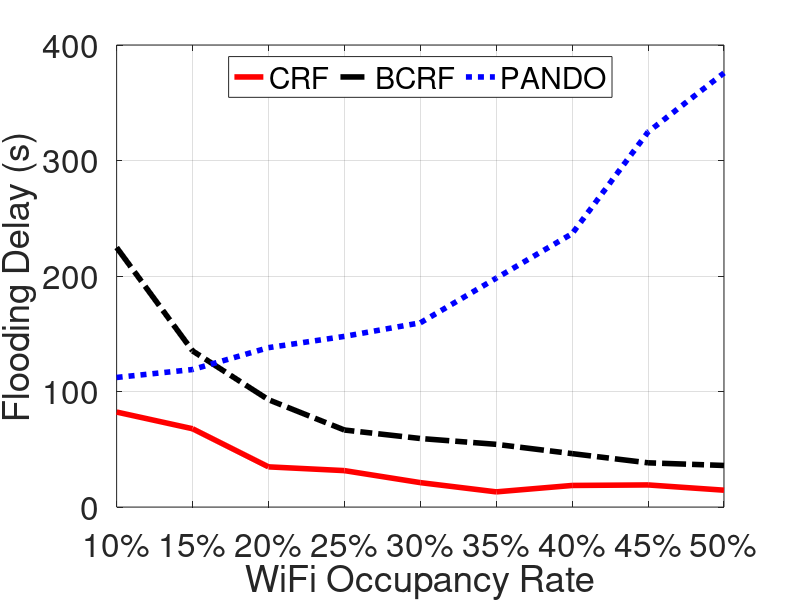

MATLAB code for this plot:
close all;
clear;
clc;

xrange = 10:5:50;

eva = cell2mat(struct2cell(load('eva_delay_wifitraffic.mat')));   

fig = figure('Position',[0 250 800 350]); 
plot(xrange',eva(:,2),'-', 'Color','r','LineWidth',4);
hold on
plot(xrange',eva(:,3),'-.','Color','k','LineWidth',4);
hold on
plot(xrange',eva(:,4),':','Color','b','LineWidth',4);
hold off


ylabel('Flooding Delay (s)');
xlabel('WiFi Occupancy Rate');
xticks(xrange);
xlim([10 50]);
xticklabels({'10%','15%', '20%', '25%', '30%', '35%', '40%', '45%','50%'});

legend('CRF','BCRF', 'PANDO', 'Location','north', 'Orientation','horizontal');


set(gca,'FontSize',24);
grid on;
%     print -deps FDWiFiTraffic.eps
saveas(gca, 'FDWiFiTraffic.eps','epsc');